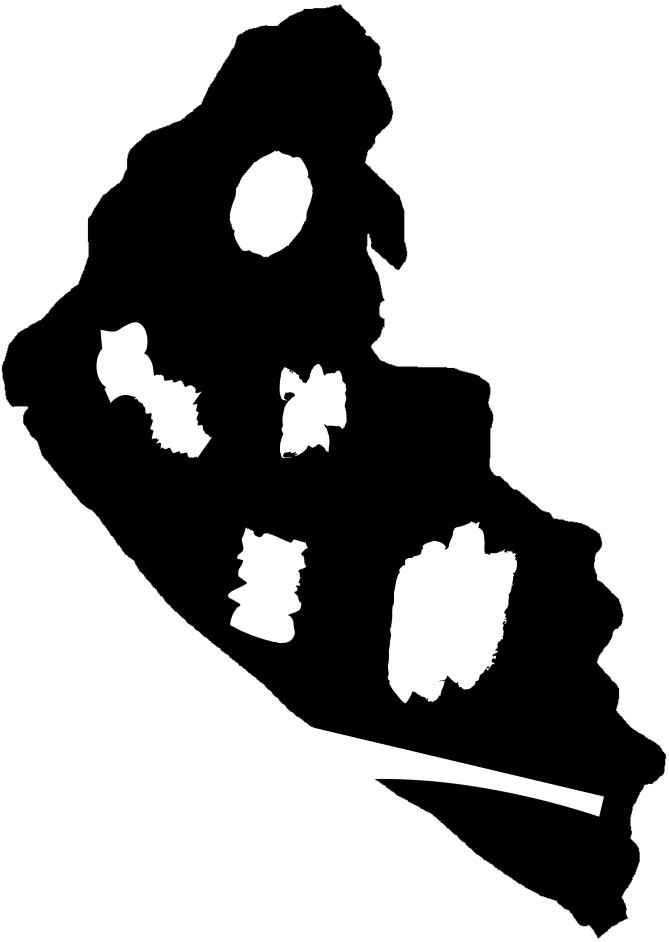
#> input picture ypacarai_lake.jpg, 2006 x 2825 px, found by its file name (shown at 1/3 size)
$ python plot_joint.py
#> lines starting #> are read from the running program, lines starting #| are printed output that depends on the picture; after the words box and inside, x2 and y2 are one past the last pixel; in counts of white or black regions, pixels touching at a corner belong together
import numpy as np
import matplotlib.pyplot as plt
from PIL import Image

# initialize the figure
fig, ax = plt.subplots(figsize=(16, 5), ncols=2)
ax = np.flip(ax)

# read the image and convert it to grayscale using Image package
lake = Image.open('ypacarai_lake.jpg').convert('L')

# convert the image to a numpy array
lake = np.asarray(lake)

# turn into a binary image
lake = (lake < 128).astype(int)
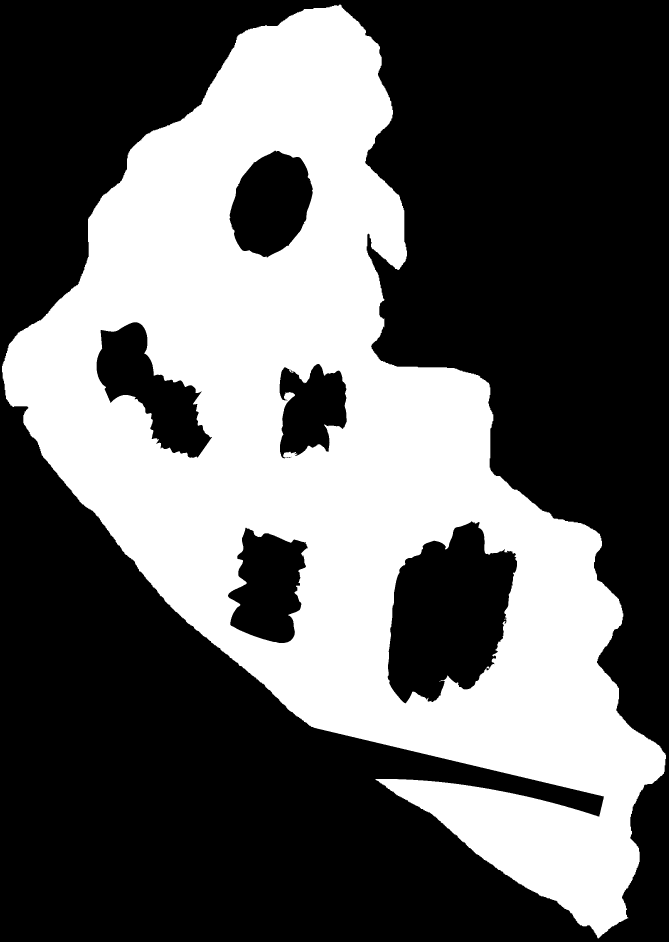
#> lake: shape (2825, 2006) int64 (shown at 1/3 size); values 0 (black) and 1 (white), 38% white; 1 white region, box (x1, y1, x2, y2) and area: (6, 14, 1998, 2815) 2151710
# rotate the image three times
lake = np.rot90(lake, 3)
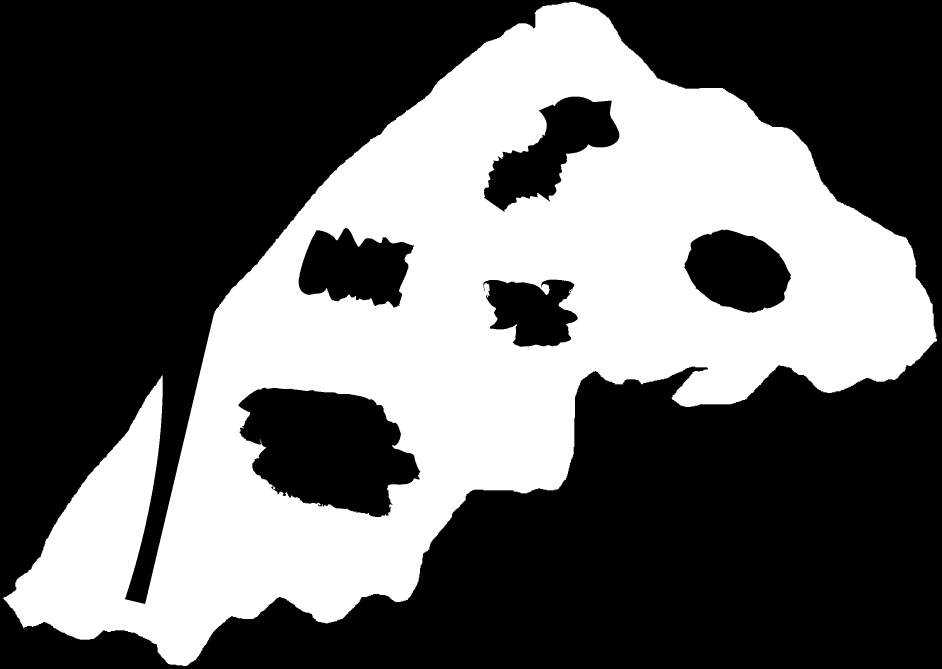
#> lake: shape (2006, 2825) int64 (shown at 1/3 size); values 0 (black) and 1 (white), 38% white; 1 white region, box (x1, y1, x2, y2) and area: (10, 6, 2811, 1998) 2151710

# define the grid of actions
grid1 = np.linspace(-0.5, 0.5, lake.shape[0])
#> grid1 = 2006 values from -0.5 to 0.5
grid2 = np.linspace(-0.5, 0.5, lake.shape[1])
#> grid2 = 2825 values from -0.5 to 0.5
grid = np.array(np.meshgrid(grid1, grid2)).T.reshape(-1, 2)

# obtain the action space
lake_scatter = grid[lake.flatten() == 1]
#> lake_scatter = 2151710 pairs, first value -0.497 to 0.496, second value -0.496 to 0.495

# load the action space
#> (the run stopped early here; a loop or call above may not have finished)
